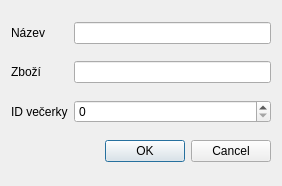
<?xml version="1.0" encoding="UTF-8"?>
<ui version="4.0">
 <class>DialogUsek</class>
 <widget class="QDialog" name="DialogUsek">
  <property name="geometry">
   <rect>
    <x>0</x>
    <y>0</y>
    <width>282</width>
    <height>186</height>
   </rect>
  </property>
  <property name="windowTitle">
   <string>Dialog</string>
  </property>
  <layout class="QGridLayout" name="gridLayout">
   <item row="0" column="0">
    <widget class="QLabel" name="label">
     <property name="text">
      <string>Název</string>
     </property>
    </widget>
   </item>
   <item row="1" column="0">
    <widget class="QLabel" name="label_2">
     <property name="text">
      <string>Zboží</string>
     </property>
    </widget>
   </item>
   <item row="3" column="0" colspan="2">
    <widget class="QDialogButtonBox" name="buttonBox">
     <property name="orientation">
      <enum>Qt::Horizontal</enum>
     </property>
     <property name="standardButtons">
      <set>QDialogButtonBox::Cancel|QDialogButtonBox::Ok</set>
     </property>
    </widget>
   </item>
   <item row="0" column="1">
    <widget class="QLineEdit" name="lineEditNazevUsek"/>
   </item>
   <item row="1" column="1">
    <widget class="QLineEdit" name="lineEditZboziUsek"/>
   </item>
   <item row="2" column="0">
    <widget class="QLabel" name="label_3">
     <property name="text">
      <string>ID večerky</string>
     </property>
    </widget>
   </item>
   <item row="2" column="1">
    <widget class="QSpinBox" name="spinBoxIdVecerkyUsek"/>
   </item>
  </layout>
 </widget>
 <resources/>
 <connections>
  <connection>
   <sender>buttonBox</sender>
   <signal>accepted()</signal>
   <receiver>DialogUsek</receiver>
   <slot>accept()</slot>
   <hints>
    <hint type="sourcelabel">
     <x>248</x>
     <y>254</y>
    </hint>
    <hint type="destinationlabel">
     <x>157</x>
     <y>274</y>
    </hint>
   </hints>
  </connection>
  <connection>
   <sender>buttonBox</sender>
   <signal>rejected()</signal>
   <receiver>DialogUsek</receiver>
   <slot>reject()</slot>
   <hints>
    <hint type="sourcelabel">
     <x>316</x>
     <y>260</y>
    </hint>
    <hint type="destinationlabel">
     <x>286</x>
     <y>274</y>
    </hint>
   </hints>
  </connection>
 </connections>
</ui>
